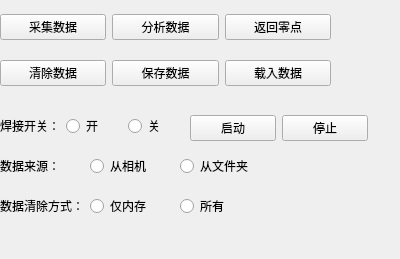
<?xml version="1.0" encoding="UTF-8"?>
<ui version="4.0">
 <class>offlinetrack</class>
 <widget class="QDockWidget" name="offlinetrack">
  <property name="geometry">
   <rect>
    <x>0</x>
    <y>0</y>
    <width>400</width>
    <height>259</height>
   </rect>
  </property>
  <property name="windowTitle">
   <string>DockWidget</string>
  </property>
  <widget class="QWidget" name="dockWidgetContents">
   <widget class="QWidget" name="layoutWidget">
    <property name="geometry">
     <rect>
      <x>0</x>
      <y>0</y>
      <width>331</width>
      <height>101</height>
     </rect>
    </property>
    <layout class="QGridLayout" name="gridLayout">
     <item row="0" column="0">
      <widget class="QPushButton" name="pushButtonCollectData">
       <property name="text">
        <string>采集数据</string>
       </property>
      </widget>
     </item>
     <item row="0" column="1">
      <widget class="QPushButton" name="pushButtonAnalyzeData">
       <property name="text">
        <string>分析数据</string>
       </property>
      </widget>
     </item>
     <item row="0" column="2">
      <widget class="QPushButton" name="pushButtonRecoverSensorPosition">
       <property name="text">
        <string>返回零点</string>
       </property>
      </widget>
     </item>
     <item row="1" column="0">
      <widget class="QPushButton" name="pushButtonClearData">
       <property name="text">
        <string>清除数据</string>
       </property>
      </widget>
     </item>
     <item row="1" column="1">
      <widget class="QPushButton" name="pushButtonSaveData">
       <property name="text">
        <string>保存数据</string>
       </property>
      </widget>
     </item>
     <item row="1" column="2">
      <widget class="QPushButton" name="pushButtonLoadData">
       <property name="text">
        <string>载入数据</string>
       </property>
      </widget>
     </item>
    </layout>
   </widget>
   <widget class="QWidget" name="layoutWidget">
    <property name="geometry">
     <rect>
      <x>0</x>
      <y>110</y>
      <width>184</width>
      <height>32</height>
     </rect>
    </property>
    <layout class="QHBoxLayout" name="horizontalLayout">
     <item>
      <widget class="QLabel" name="labelWeldSwitch">
       <property name="text">
        <string>焊接开关：</string>
       </property>
      </widget>
     </item>
     <item>
      <widget class="QRadioButton" name="radioButtonOn">
       <property name="text">
        <string>开</string>
       </property>
      </widget>
     </item>
     <item>
      <widget class="QRadioButton" name="radioButtonOff">
       <property name="text">
        <string>关</string>
       </property>
      </widget>
     </item>
    </layout>
   </widget>
   <widget class="QWidget" name="layoutWidget">
    <property name="geometry">
     <rect>
      <x>0</x>
      <y>150</y>
      <width>264</width>
      <height>32</height>
     </rect>
    </property>
    <layout class="QHBoxLayout" name="horizontalLayout_2">
     <item>
      <widget class="QLabel" name="labelDataSource">
       <property name="text">
        <string>数据来源：</string>
       </property>
      </widget>
     </item>
     <item>
      <widget class="QRadioButton" name="radioButtonFromSensor">
       <property name="text">
        <string>从相机</string>
       </property>
      </widget>
     </item>
     <item>
      <widget class="QRadioButton" name="radioButtonFromFloder">
       <property name="text">
        <string>从文件夹</string>
       </property>
      </widget>
     </item>
    </layout>
   </widget>
   <widget class="QWidget" name="layoutWidget">
    <property name="geometry">
     <rect>
      <x>190</x>
      <y>110</y>
      <width>178</width>
      <height>37</height>
     </rect>
    </property>
    <layout class="QHBoxLayout" name="horizontalLayout_3">
     <item>
      <widget class="QPushButton" name="pushButtonStart">
       <property name="text">
        <string>启动</string>
       </property>
      </widget>
     </item>
     <item>
      <widget class="QPushButton" name="pushButtonStop">
       <property name="text">
        <string>停止</string>
       </property>
      </widget>
     </item>
    </layout>
   </widget>
   <widget class="QWidget" name="layoutWidget">
    <property name="geometry">
     <rect>
      <x>0</x>
      <y>190</y>
      <width>264</width>
      <height>32</height>
     </rect>
    </property>
    <layout class="QHBoxLayout" name="horizontalLayout_4">
     <item>
      <widget class="QLabel" name="labelClearDataMethod">
       <property name="text">
        <string>数据清除方式：</string>
       </property>
      </widget>
     </item>
     <item>
      <widget class="QRadioButton" name="radioButtonOnlyMemory">
       <property name="text">
        <string>仅内存</string>
       </property>
      </widget>
     </item>
     <item>
      <widget class="QRadioButton" name="radioButtonTotally">
       <property name="text">
        <string>所有</string>
       </property>
      </widget>
     </item>
    </layout>
   </widget>
  </widget>
 </widget>
 <resources/>
 <connections/>
</ui>
